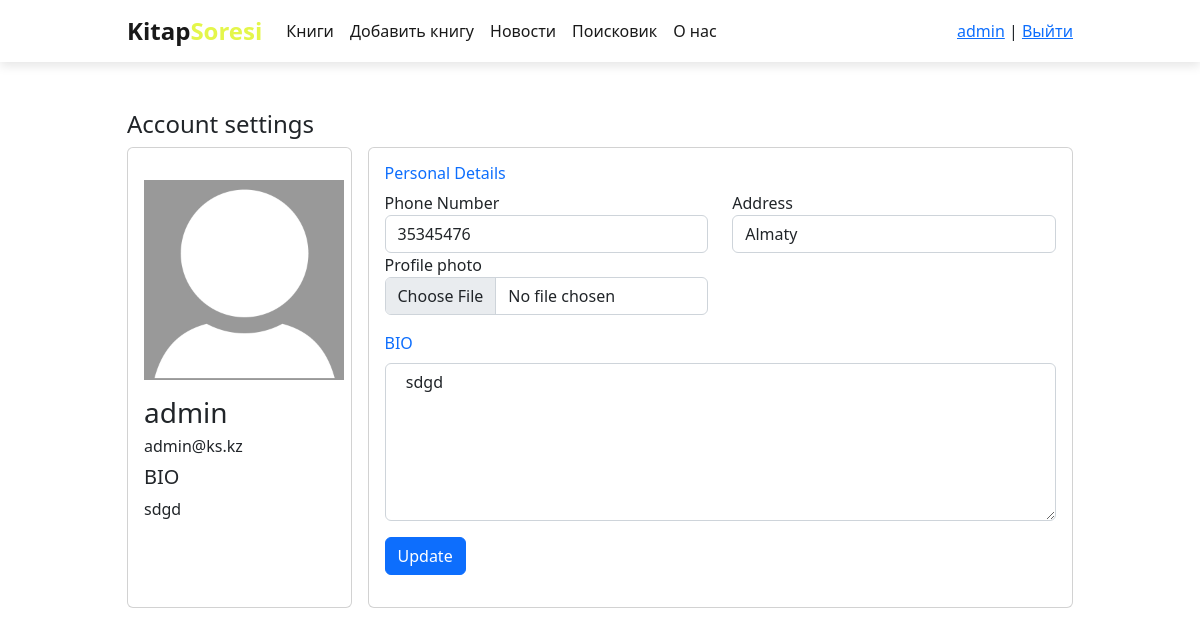
Page /settings (signed in) on the earlier database version.
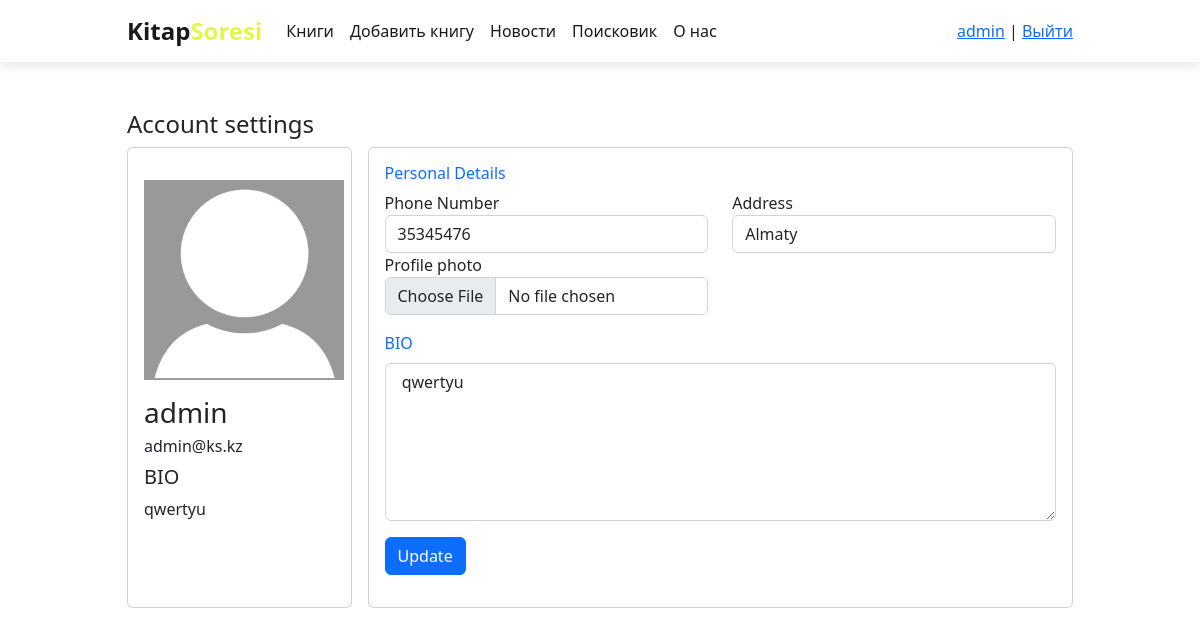
Same page on the later database version.
### social_book/models.py (models this page shows, shortened)
class Profile(models.Model):
    user = models.ForeignKey(User, verbose_name='Пользователь', on_delete=models.CASCADE)
    id_user = models.IntegerField()
    bio = models.TextField(blank=True)
    number = models.TextField(blank=True)
    profileimg = models.ImageField(upload_to='profile_images', default='profile.jpg')
    location = models.CharField(max_length=100, blank=True)

### social_book/views.py (the view, shortened to what this page needs)
# urls.py: path('settings', Settings, name='settings'),
@login_required(login_url='signin')
def Settings(request):
    user_profile = Profile.objects.get(user=request.user)
    user_menu = menu.copy()
    if not request.user.is_authenticated:
        del user_menu[1:3]
    context = {
        'user_profile': user_profile,
        'menu': user_menu
    }
    return render(request, 'social_book/settings.html', context=context)

### social_book/templates/social_book/settings.html (shortened to what this page needs)
{%extends 'messenger/base.html'%}
{%load static%}
{%block content%}
<div class="container mt-5">
    <div class="d-flex">
        <h4 class="">Account settings
        </h4>
    </div>
    <div class="row gutters g-3">
        <div class="col-xl-3 col-lg-3 col-md-12 col-sm-12 col-12">
            <div class="card h-100  ">
                <div class="card-body">
                    <div>
                        <div class="mt-3">
                            <p class="text-center">
                                <img width="200" src="{{user_profile.profileimg.url}}" alt="">
                            </p>
                        </div>
                        <div>
                            <h3 class="user-name"> {{user.username}}</h3>
                            <h6 class="user-email">{{user.email}}</h6>
                        </div>
                        <div class="about">
                            <h5>BIO</h5>
                            <p>{{user_profile.bio}}</p>
                        </div>
                    </div>
                </div>
            </div>
        </div>
        <div class="col-xl-9 col-lg-9 col-md-12 col-sm-12 col-12">
            <div class="card h-100">
                <div class="card-body">
                    <form action="" method="post" enctype="multipart/form-data">
                        <div class="row gutters">
                            <div class="col-xl-12 col-lg-12 col-md-12 col-sm-12 col-12">
                                <h6 class="mb-2 text-primary">Personal Details</h6>
                            </div>
                            <div class="col-xl-6 col-lg-6 col-md-6 col-sm-6 col-12">
                                <div class="form-group">
                                    <label for="number">Phone Number</label>
                                    <input name="number" type="number" class="form-control" id="number"
                                           value="{{user_profile.number}}">
                                </div>
                            </div>
                            <div class="col-xl-6 col-lg-6 col-md-6 col-sm-6 col-12">
                                <div class="form-group">
                                    <label for="address">Address</label>
                                    <input name="location" type="text" class="form-control" id="address"
                                           placeholder="Address"
                                           value="{{user_profile.location}}">
                                </div>
                            </div>
                            <div class="col-xl-6 col-lg-6 col-md-6 col-sm-6 col-12">
                                <div class="form-group">
                                    <label for="photo">Profile photo</label>
                                    <input name="image" type="file" class="form-control" id="photo"
                                           placeholder="Enter phone number">
                                </div>
                            </div>
                        </div>
                        <div class="row gutters">
                            <div class="col-xl-12 col-lg-12 col-md-12 col-sm-12 col-12">
                                <label for="bio" class="mt-3 mb-2 text-primary">BIO</label>
                                <textarea name="bio" class="form-control" id="bio"
                                          rows="6"> {{user_profile.bio}}</textarea>
                            </div>
                            <div class="row gutters mt-3">
                                <div class="col-xl-12 col-lg-12 col-md-12 col-sm-12 col-12">
                                    <div class="text-right">
                                        <button type="submit" name="submit" class="btn btn-primary">Update</button>
                                    </div>
                                </div>
                            </div>
                        </div>
                    </form>
                </div>
            </div>
        </div>
    </div>
</div>
{%endblock%}

Differences in the rows shown:
changed Profile "Almaty": bio "sdgd" → "qwertyu"
